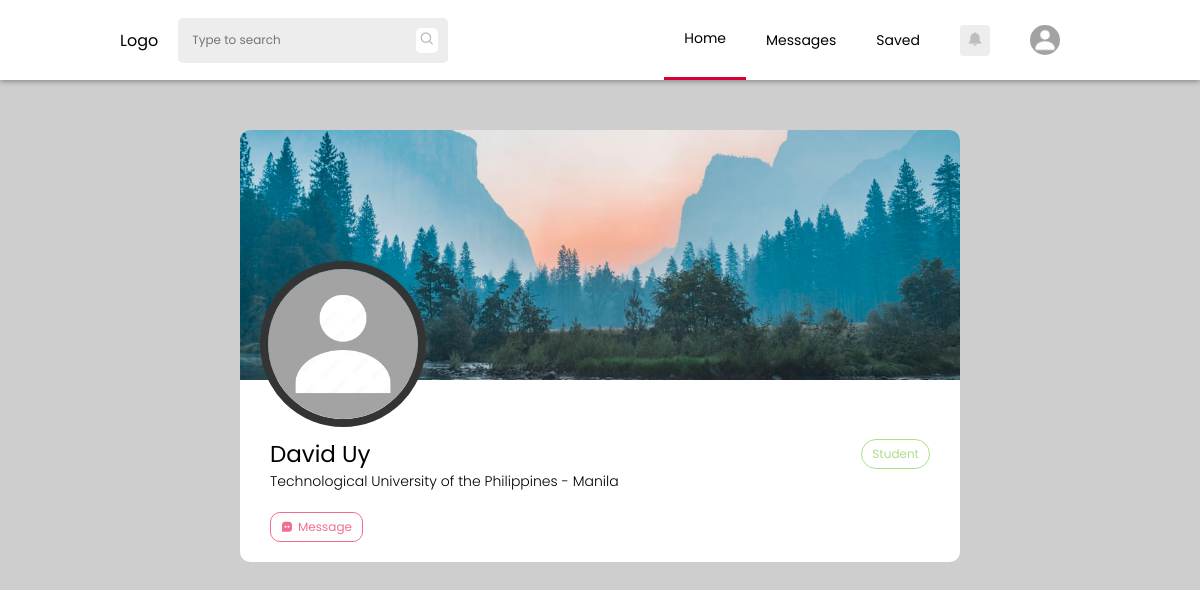
Page /profile.php?view=u6298f3dcd7288 (signed in) on the earlier database version.
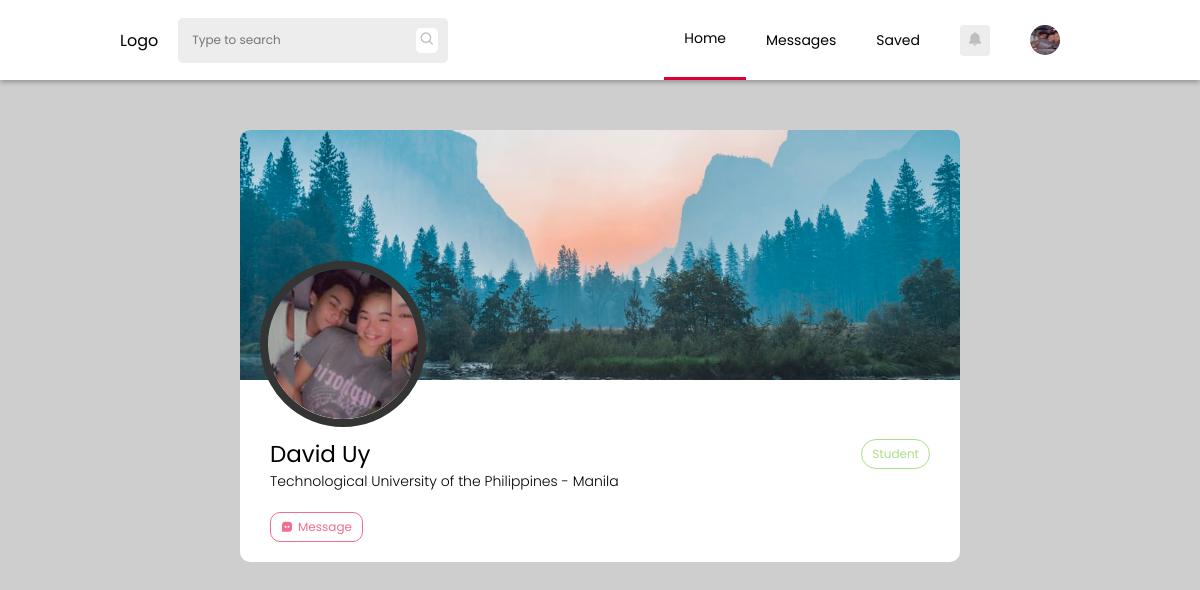
Same page on the later database version.
### tables this page shows
CREATE TABLE `users` (
  `id` int(11) NOT NULL,
  `uid` varchar(255) NOT NULL,
  `firstname` varchar(255) NOT NULL,
  `lastname` varchar(255) NOT NULL,
  `email` varchar(255) NOT NULL,
  `password` varchar(255) NOT NULL,
  `avatar` varchar(255) NOT NULL DEFAULT 'assets/images/avatar/default.jpg',
  `cover` varchar(255) NOT NULL DEFAULT 'assets/images/avatar/default-cover.jpg',
  `birthdate` date NOT NULL,
  `privileged` tinyint(1) NOT NULL DEFAULT 0,
  `campus` varchar(100) NOT NULL DEFAULT 'Manila',
  `bio` text NOT NULL,
  `account_type` varchar(255) NOT NULL DEFAULT 'student',
  `restricted` tinyint(1) DEFAULT 0,
  `restricted_reason` varchar(255) DEFAULT NULL
);

### php-scripts/profile-scripts.php (called while the page is built, shortened)
<?php
    include('db.php');
    if(isset($_GET['view'])){
        $id = mysqli_real_escape_string($conn, $_GET['view']);
        $query = mysqli_query($conn, "SELECT * FROM users WHERE uid='$id'");
        $data = mysqli_fetch_array($query);
    }
?>

### profile.php (the view, shortened to what this page needs)
<?php
    include('php-scripts/profile-scripts.php');
?>
<!DOCTYPE html>
<html lang="en">
<head>
    <link rel="stylesheet" href="styles/default.css">
    <link rel="stylesheet" href="styles/navbar.css">
    <link rel="stylesheet" href="styles/profile.css">
    <link href='https://unpkg.com/boxicons@2.1.2/css/boxicons.min.css' rel='stylesheet'>
</head>
<body>
    <?php include('php-scripts/navbar.php'); ?>
    <section class="main">
        <div class="profile-container">
            <div>
                <div class="profile-details">
                    <div class="profile-images">
                        <img class="profile-cover" src="<?php echo $data['cover'] ?>" alt="">
                        <img class="profile-avatar" src="<?php echo $data['avatar'] ?>" alt="">
                    </div>
                    <div class="user-profile">
                        <div class="user-main">
                            <p class="profile-name"><?php echo $data['firstname'] . ' ' . $data['lastname'] ?></p>
                            <p class="profile-type"><?php echo ucfirst($data['account_type']) ?></p>
                        </div>
                        <p class="profile-campus">Technological University of the Philippines - <?php echo $data['campus'] ?></p>
                        <div class="message-user">
                            <i class='bx bxs-message-square-dots'></i>
                            <p>Message</p>
                        </div>
                    </div>
                </div>
            </div>
        </div>
    </section>
</body>
</html>

### php-scripts/navbar.php (shortened to what this page needs)
<nav>
    <div>
        <p>Logo</p>
        <div class="search-bar">
            <input class="nav-search" type="text" placeholder="Type to search">
            <span class="search-icon"><i class='bx bx-search'></i></span>
        </div>
    </div>
    <div class="nav-buttons">
    <?php
        include('db.php');
        if(isset($_SESSION['uid'])){
            $query = mysqli_query($conn, "SELECT * FROM users WHERE uid='{$_SESSION['uid']}'");
            $result = mysqli_fetch_array($query);
        ?>
        <ul>
            <li class="nav-links active"><a href="home.php">Home</a></li>
            <li class="nav-links"><a href="messages.php">Messages</a></li>
            <li class="nav-links"><a href="#">Saved</a></li>
            <div class="notification">
                <span>
                    <i class='bx bxs-bell'></i>
                </span>
            </div>
            <div class="dropdown">
                <img class="user-avatar" src="<?php echo $result['avatar'] ?>">
            </div>
        </ul>
    <?php } ?>
    </div>
</nav>

### styles/default.css (style rules this page uses)
* { padding: 0; margin: 0; transition: ease .3s; font-family: 'Poppins', sans-serif; color: black; }
:root { --primary: #da0037; --primary-dark: #ae002b; --secondary: #f16e8f; --student: #ACDF87; --gray: #444444; --gray-dark: #171717; --gray-light: #EDEDED; --gray-lighter: rgb(190, 190, 190); --card-bg: #ffffff; --card-secondary: rgb(172, 172, 172); --dark: #1A1A1B; --dark-secondary: #343434; --input-border: rgba(0,0,0,.3); --link-color: #2E88FE; --light: #fff; --light-color: #000; --dark-color: #fff; }
html,body { scroll-behavior: smooth; overflow-y: hidden; background: #cecece; }
input, textarea { background: transparent; }
input[type=text], textarea { font-size: 12px; padding-left: 4px; }

### styles/navbar.css (style rules this page uses)
:root { --navbar-height: 80px; }
nav { height: var(--navbar-height); display: flex; align-items: center; background-color: var(--card-bg); justify-content: space-between; padding: 0 10%; position: fixed; top: 0; left: 0; width: -webkit-fill-available; width: -moz-available; z-index: 100; -webkit-box-shadow: 0px 2px 5px 0px rgba(0,0,0,0.3); -moz-box-shadow: 0px 2px 5px 0px rgba(0,0,0,0.3); box-shadow: 0px 2px 5px 0px rgba(0,0,0,0.3); }
nav div { display: flex; align-items: center; width: auto; }
.search-bar { display: flex; max-width: 250px; width: 300px; align-items: center; justify-content: space-between; background-color: var(--gray-light); padding: 10px 10px; border-radius: 5px; margin: 0 20px; }
.nav-search { border: none; width: 100%; }
.search-icon { background-color: var(--light); padding: 0 3px; border-radius: 5px; }
.search-icon i { color: var(--gray-lighter); }
.nav-buttons { height: 100%; position: relative; }
.nav-buttons ul { list-style: none; display: flex; height: -webkit-fill-available; width: -moz-available; align-items: center; }
.nav-links { height: -webkit-fill-available; width: -moz-available; display: flex; flex-direction: column; justify-content: center; }
.nav-links a { text-decoration: none; margin: 0 20px; font-size: 14px; }
.notification { height: auto; width: auto; background: var(--gray-light); padding: 3px 7px; border-radius: 4px; margin: 0 20px; }
.notification span i { color: var(--gray-lighter); }
.user-avatar { margin: 0 20px; width: 30px; height: 30px; border-radius: 50%; cursor: pointer; }
.active { border-bottom: 3px solid var(--primary); }

### styles/profile.css (style rules this page uses)
.main { margin-top: calc(50px + var(--navbar-height)); width: -webkit-fill-available; width: -moz-available; }
.profile-container { position: fixed; z-index: 1; left: 50%; transform: translateX(-50%); width: 100%; max-width: 60vw; height: -webkit-fill-available; width: -moz-available; overflow-x: hidden; }
.profile-container div { border-radius: 10px; }
.profile-details { background-color: var(--light); position: relative; overflow: hidden; }
.profile-images { position: relative; height: max-content; }
.profile-cover { width: 100%; height: 250px; object-fit: cover; object-position: center; }
.profile-avatar { position: absolute; z-index: 3; bottom: -40px; left: 20px; height: 150px; width: 150px; border: 8px solid var(--dark-secondary); border-radius: 50%; object-fit: cover; }
.user-profile { padding: 20px 30px; padding-top: 0; margin-top: 50px; }
.profile-name { font-size: 23px; }
.profile-campus { font-weight: 300; font-size: 14px; }
.user-main { display: flex; justify-content: space-between; align-items: center; }
.profile-type { padding: 5px 10px; font-size: 12px; border-radius: 20px; border: 1px solid var(--student); color: var(--student); }
.message-user { padding: 5px 10px; font-size: 12px; border: 1px solid var(--secondary); width: fit-content; display: flex; align-items: center; margin-top: 20px ; border-radius: 20px; color: var(--secondary); }
.message-user i { margin-right: 5px; color: var(--secondary); }
.message-user p { color: var(--secondary); }

Differences in the rows shown:
changed users "David": avatar: picture added in place of a placeholder
